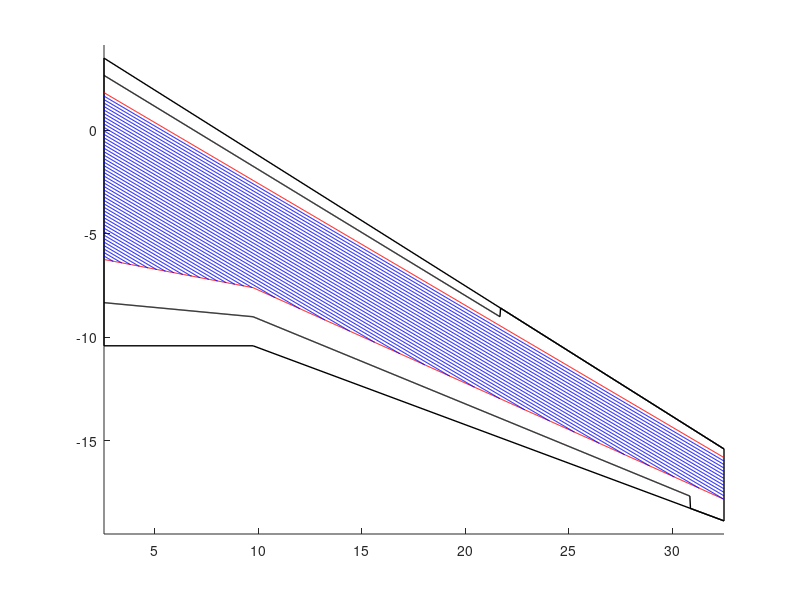

The MATLAB script that drew this image: (Note: this script raises an error after producing the figure.)
clf

% parameters
area = 482; % m^2
wing_span = 65; % m
taper_ratio = 0.25;
quarter_chord_sweep = 26.6; % degrees
trailing_edge_kink = 0.3; % fraction of wing span
area_ratio = 0.0939; % cross-sectional area as a proportion of c^2

% simple design
total_chord = 1 + 1 / taper_ratio;
tip_chord = 2 * area / (wing_span * total_chord);
root_chord = tip_chord / taper_ratio;
qcy = -wing_span / 2 * tand(quarter_chord_sweep);
le_tip = qcy + tip_chord / 4;
te_tip = qcy - 3 * tip_chord / 4;
le_root = root_chord / 4;
te_root = -3 * root_chord / 4;

% wing with trailing edge kink
kink_span = wing_span / 2 * trailing_edge_kink;
% recalculate the wing iteratively
A_tot = 0; % initialize the total area to a value larger than the target area
tip_chord2 = tip_chord;
root_chord2 = root_chord;

% iterative loop
while A_tot < area/2
    A_le = wing_span / 16 * (tip_chord2 + root_chord2);
    A_inner = kink_span / 2 * (3/2 * root_chord2 - kink_span * tand(quarter_chord_sweep));
    A_outer = (wing_span / 2 - kink_span)/2 * (3/4 * root_chord2 - kink_span * tand(quarter_chord_sweep) + 3/4 * tip_chord2);
    A_tot = A_le + A_inner + A_outer;
    root_chord2 = root_chord2 + 1e-3;
    tip_chord2 = root_chord2 * taper_ratio;
end

qcy = -wing_span / 2 * tand(quarter_chord_sweep);
le_tip = qcy + tip_chord2 / 4;
te_tip = qcy - 3 * tip_chord2 / 4;
le_root = root_chord2 / 4;
te_root = -3 * root_chord2 / 4;

% draw the wing
hold on
plot([2.55, wing_span / 2], [le_root, le_tip], 'k-', 'LineWidth', 1)
plot([2.55, kink_span], [te_root, te_root], 'k-', 'LineWidth', 1)
plot([kink_span, wing_span / 2], [te_root, te_tip], 'k-', 'LineWidth', 1)
plot([2.55, 2.55], [le_root, te_root], 'k-', 'LineWidth', 1)
plot([wing_span / 2, wing_span / 2], [le_tip, te_tip], 'k-', 'LineWidth', 1)
axis equal

% get chord and spars
x = linspace(2.55, wing_span/2, 1000);
le = linspace(le_root, le_tip, 1000); % leading edge points
te = interp1([0 kink_span wing_span/2], [te_root te_root te_tip], x);
chord = le - te;
% front spar
front_spar = le - 0.12 * chord;
rear_spar = te + 0.3 * chord;
front_spar = linspace(front_spar(1), front_spar(end), 1000);
plot(x, front_spar, "r-")
plot(x, rear_spar, "r-")

% stringer layout
tip_stringers = 11; % number of stringers at the top
stringer_spacing = (front_spar(end) - rear_spar(end)) / (tip_stringers + 1);
for i = 1:tip_stringers * 6
    stringer_pos = max(rear_spar, front_spar - i * stringer_spacing);
    end_pos = 1000;
    if any(stringer_pos == rear_spar)
        end_pos = find(stringer_pos == rear_spar, 1);
    end
    plot(x(1:end_pos), stringer_pos(1:end_pos), "b-")
end

% get the number of stringers at various locations
num_stringers = floor((front_spar - rear_spar) / stringer_spacing);
num_stringers_root = num_stringers(1);
num_stringers_kink = num_stringers(ceil(kink_span ./ wing_span * 2000));

le_new = le - 0.5 * (le - front_spar) .* (x <= max(x) * 0.667);
te_new = te + 0.5 * (rear_spar - te) .* (x <= max(x) * 0.95);

flap_end = max(x) * 0.667;

plot(x, le_new, 'k-', 'LineWidth', 1)
plot(x, te_new, 'k-', 'LineWidth', 1)

% plot ribs
for i = 1:length(rib_list)
    loc = rib_list(i);
    if loc < max(x)
        ribFore = interp1(x, front_spar, loc);
        ribAft = interp1(x, te_new, loc);
        plot([loc loc], [ribFore ribAft], "k-")
    end
end

% plot pseudoribs
num_pribs = 24;
prib_loc = linspace(2.55, 32.5, num_pribs);
for i = 1:length(prib_loc)
    loc = prib_loc(i);
    ribFore = interp1(x, le_new, loc);
    ribAft = interp1(x, front_spar, loc);
    plot([loc loc], [ribFore ribAft], "k-")
end

xlim([0 35])
